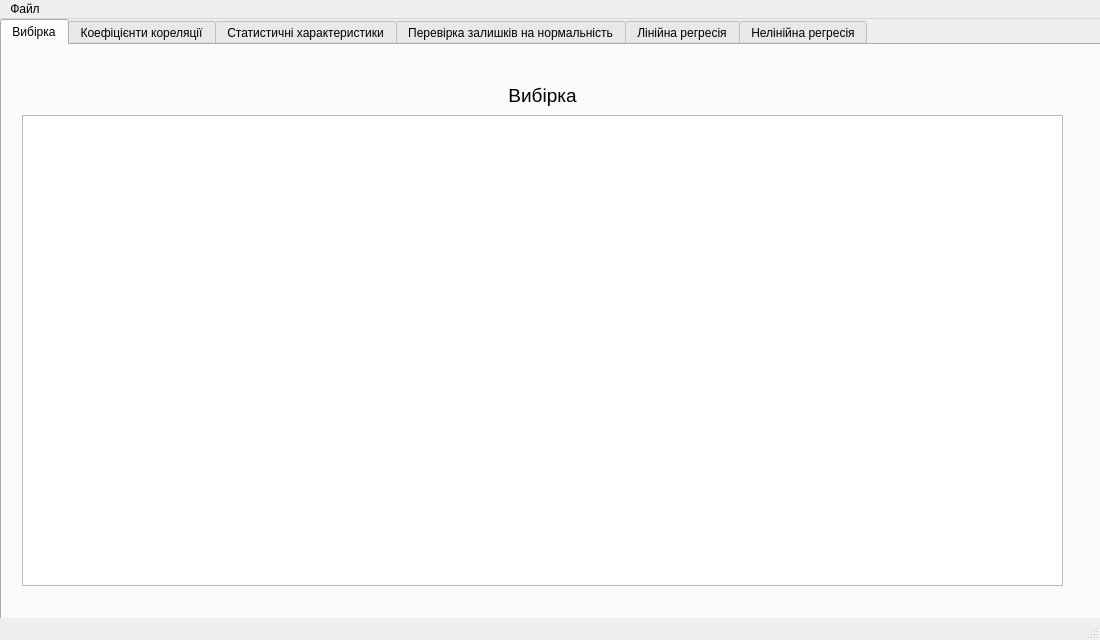
<?xml version="1.0" encoding="UTF-8"?>
<ui version="4.0">
 <class>MainWindow</class>
 <widget class="QMainWindow" name="MainWindow">
  <property name="geometry">
   <rect>
    <x>0</x>
    <y>0</y>
    <width>1100</width>
    <height>640</height>
   </rect>
  </property>
  <property name="sizePolicy">
   <sizepolicy hsizetype="Expanding" vsizetype="Expanding">
    <horstretch>0</horstretch>
    <verstretch>0</verstretch>
   </sizepolicy>
  </property>
  <property name="maximumSize">
   <size>
    <width>1100</width>
    <height>640</height>
   </size>
  </property>
  <property name="windowTitle">
   <string>Regression analysis app</string>
  </property>
  <widget class="QWidget" name="centralwidget">
   <widget class="QTabWidget" name="tabWidget">
    <property name="geometry">
     <rect>
      <x>0</x>
      <y>0</y>
      <width>1101</width>
      <height>621</height>
     </rect>
    </property>
    <property name="sizePolicy">
     <sizepolicy hsizetype="Maximum" vsizetype="Maximum">
      <horstretch>0</horstretch>
      <verstretch>0</verstretch>
     </sizepolicy>
    </property>
    <property name="font">
     <font>
      <pointsize>9</pointsize>
     </font>
    </property>
    <property name="currentIndex">
     <number>0</number>
    </property>
    <widget class="QWidget" name="tab">
     <attribute name="title">
      <string>Вибірка</string>
     </attribute>
     <widget class="QLabel" name="label">
      <property name="geometry">
       <rect>
        <x>20</x>
        <y>40</y>
        <width>1041</width>
        <height>21</height>
       </rect>
      </property>
      <property name="font">
       <font>
        <pointsize>14</pointsize>
       </font>
      </property>
      <property name="text">
       <string>Вибірка</string>
      </property>
      <property name="textFormat">
       <enum>Qt::AutoText</enum>
      </property>
      <property name="alignment">
       <set>Qt::AlignCenter</set>
      </property>
     </widget>
     <widget class="QTableWidget" name="tableSelection">
      <property name="geometry">
       <rect>
        <x>20</x>
        <y>70</y>
        <width>1041</width>
        <height>471</height>
       </rect>
      </property>
      <property name="horizontalScrollBarPolicy">
       <enum>Qt::ScrollBarAlwaysOff</enum>
      </property>
      <attribute name="horizontalHeaderDefaultSectionSize">
       <number>240</number>
      </attribute>
      <attribute name="horizontalHeaderStretchLastSection">
       <bool>true</bool>
      </attribute>
      <attribute name="verticalHeaderCascadingSectionResizes">
       <bool>false</bool>
      </attribute>
      <attribute name="verticalHeaderShowSortIndicator" stdset="0">
       <bool>false</bool>
      </attribute>
      <attribute name="verticalHeaderStretchLastSection">
       <bool>false</bool>
      </attribute>
     </widget>
    </widget>
    <widget class="QWidget" name="tab_2">
     <attribute name="title">
      <string>Коефіцієнти кореляції</string>
     </attribute>
     <widget class="QTableWidget" name="tableWidget_8">
      <property name="geometry">
       <rect>
        <x>30</x>
        <y>70</y>
        <width>1031</width>
        <height>271</height>
       </rect>
      </property>
      <property name="horizontalScrollBarPolicy">
       <enum>Qt::ScrollBarAlwaysOff</enum>
      </property>
      <attribute name="horizontalHeaderDefaultSectionSize">
       <number>140</number>
      </attribute>
      <attribute name="horizontalHeaderHighlightSections">
       <bool>true</bool>
      </attribute>
      <attribute name="horizontalHeaderStretchLastSection">
       <bool>true</bool>
      </attribute>
      <attribute name="verticalHeaderCascadingSectionResizes">
       <bool>false</bool>
      </attribute>
      <attribute name="verticalHeaderMinimumSectionSize">
       <number>30</number>
      </attribute>
      <attribute name="verticalHeaderDefaultSectionSize">
       <number>40</number>
      </attribute>
      <attribute name="verticalHeaderHighlightSections">
       <bool>true</bool>
      </attribute>
      <attribute name="verticalHeaderShowSortIndicator" stdset="0">
       <bool>false</bool>
      </attribute>
      <attribute name="verticalHeaderStretchLastSection">
       <bool>false</bool>
      </attribute>
      <column>
       <property name="text">
        <string>Коефіцієнт
кореляції </string>
       </property>
      </column>
      <column>
       <property name="text">
        <string>Оцінка</string>
       </property>
      </column>
      <column>
       <property name="text">
        <string>Довірчий інтервал</string>
       </property>
      </column>
      <column>
       <property name="text">
        <string>Статистика</string>
       </property>
      </column>
      <column>
       <property name="text">
        <string>Квантиль</string>
       </property>
      </column>
      <column>
       <property name="text">
        <string>Висновок
(значущий/
незначущий)</string>
       </property>
      </column>
      <column>
       <property name="text">
        <string>Висновок щодо
наявності
взаємозв’язку
(є/немає) </string>
       </property>
      </column>
     </widget>
     <widget class="QLabel" name="label_7">
      <property name="geometry">
       <rect>
        <x>30</x>
        <y>30</y>
        <width>1021</width>
        <height>21</height>
       </rect>
      </property>
      <property name="font">
       <font>
        <pointsize>14</pointsize>
       </font>
      </property>
      <property name="text">
       <string>Коефіцієнти кореляції</string>
      </property>
      <property name="textFormat">
       <enum>Qt::AutoText</enum>
      </property>
      <property name="alignment">
       <set>Qt::AlignCenter</set>
      </property>
     </widget>
     <widget class="QTableWidget" name="tableWidget_9">
      <property name="geometry">
       <rect>
        <x>30</x>
        <y>390</y>
        <width>1031</width>
        <height>141</height>
       </rect>
      </property>
      <property name="horizontalScrollBarPolicy">
       <enum>Qt::ScrollBarAlwaysOff</enum>
      </property>
      <attribute name="horizontalHeaderDefaultSectionSize">
       <number>140</number>
      </attribute>
      <attribute name="horizontalHeaderHighlightSections">
       <bool>true</bool>
      </attribute>
      <attribute name="horizontalHeaderStretchLastSection">
       <bool>true</bool>
      </attribute>
      <attribute name="verticalHeaderCascadingSectionResizes">
       <bool>false</bool>
      </attribute>
      <attribute name="verticalHeaderMinimumSectionSize">
       <number>30</number>
      </attribute>
      <attribute name="verticalHeaderDefaultSectionSize">
       <number>40</number>
      </attribute>
      <attribute name="verticalHeaderHighlightSections">
       <bool>true</bool>
      </attribute>
      <attribute name="verticalHeaderShowSortIndicator" stdset="0">
       <bool>false</bool>
      </attribute>
      <attribute name="verticalHeaderStretchLastSection">
       <bool>false</bool>
      </attribute>
      <column>
       <property name="text">
        <string>Оцінка коефіцієнта
Пірсона (за
переформованим
масивом)</string>
       </property>
      </column>
      <column>
       <property name="text">
        <string>Оцінка
кореляційного
відношення </string>
       </property>
      </column>
      <column>
       <property name="text">
        <string>Статистика</string>
       </property>
      </column>
      <column>
       <property name="text">
        <string>Квантиль</string>
       </property>
      </column>
      <column>
       <property name="text">
        <string>Висновок
(рівні/
нерівні)</string>
       </property>
      </column>
      <column>
       <property name="text">
        <string>Висновок щодо
виду залежності
(лінійна/нелінійна)</string>
       </property>
      </column>
     </widget>
    </widget>
    <widget class="QWidget" name="tab_4">
     <attribute name="title">
      <string>Статистичні характеристики</string>
     </attribute>
     <widget class="QTableWidget" name="tableWidget_11">
      <property name="geometry">
       <rect>
        <x>30</x>
        <y>110</y>
        <width>491</width>
        <height>411</height>
       </rect>
      </property>
      <property name="horizontalScrollBarPolicy">
       <enum>Qt::ScrollBarAlwaysOff</enum>
      </property>
      <attribute name="horizontalHeaderCascadingSectionResizes">
       <bool>false</bool>
      </attribute>
      <attribute name="horizontalHeaderMinimumSectionSize">
       <number>40</number>
      </attribute>
      <attribute name="horizontalHeaderDefaultSectionSize">
       <number>160</number>
      </attribute>
      <attribute name="horizontalHeaderShowSortIndicator" stdset="0">
       <bool>false</bool>
      </attribute>
      <attribute name="horizontalHeaderStretchLastSection">
       <bool>true</bool>
      </attribute>
      <attribute name="verticalHeaderCascadingSectionResizes">
       <bool>false</bool>
      </attribute>
      <attribute name="verticalHeaderMinimumSectionSize">
       <number>40</number>
      </attribute>
      <attribute name="verticalHeaderShowSortIndicator" stdset="0">
       <bool>false</bool>
      </attribute>
      <attribute name="verticalHeaderStretchLastSection">
       <bool>false</bool>
      </attribute>
      <column>
       <property name="text">
        <string>Параметр</string>
       </property>
      </column>
      <column>
       <property name="text">
        <string>Значення</string>
       </property>
      </column>
      <column>
       <property name="text">
        <string>Довірчий інтервал</string>
       </property>
      </column>
     </widget>
     <widget class="QLabel" name="label_10">
      <property name="geometry">
       <rect>
        <x>90</x>
        <y>30</y>
        <width>931</width>
        <height>21</height>
       </rect>
      </property>
      <property name="font">
       <font>
        <pointsize>14</pointsize>
       </font>
      </property>
      <property name="text">
       <string>Статистичні характеристики</string>
      </property>
      <property name="textFormat">
       <enum>Qt::AutoText</enum>
      </property>
      <property name="alignment">
       <set>Qt::AlignCenter</set>
      </property>
     </widget>
     <widget class="QTableWidget" name="tableWidget_12">
      <property name="geometry">
       <rect>
        <x>570</x>
        <y>110</y>
        <width>491</width>
        <height>411</height>
       </rect>
      </property>
      <property name="horizontalScrollBarPolicy">
       <enum>Qt::ScrollBarAlwaysOff</enum>
      </property>
      <attribute name="horizontalHeaderCascadingSectionResizes">
       <bool>false</bool>
      </attribute>
      <attribute name="horizontalHeaderMinimumSectionSize">
       <number>40</number>
      </attribute>
      <attribute name="horizontalHeaderDefaultSectionSize">
       <number>160</number>
      </attribute>
      <attribute name="horizontalHeaderShowSortIndicator" stdset="0">
       <bool>false</bool>
      </attribute>
      <attribute name="horizontalHeaderStretchLastSection">
       <bool>true</bool>
      </attribute>
      <attribute name="verticalHeaderCascadingSectionResizes">
       <bool>false</bool>
      </attribute>
      <attribute name="verticalHeaderMinimumSectionSize">
       <number>40</number>
      </attribute>
      <attribute name="verticalHeaderShowSortIndicator" stdset="0">
       <bool>false</bool>
      </attribute>
      <attribute name="verticalHeaderStretchLastSection">
       <bool>false</bool>
      </attribute>
      <column>
       <property name="text">
        <string>Параметр</string>
       </property>
      </column>
      <column>
       <property name="text">
        <string>Значення</string>
       </property>
      </column>
      <column>
       <property name="text">
        <string>Довірчий інтервал</string>
       </property>
      </column>
     </widget>
     <widget class="QLabel" name="label_11">
      <property name="geometry">
       <rect>
        <x>30</x>
        <y>80</y>
        <width>491</width>
        <height>21</height>
       </rect>
      </property>
      <property name="font">
       <font>
        <pointsize>14</pointsize>
       </font>
      </property>
      <property name="text">
       <string>Для x</string>
      </property>
      <property name="textFormat">
       <enum>Qt::AutoText</enum>
      </property>
      <property name="alignment">
       <set>Qt::AlignCenter</set>
      </property>
     </widget>
     <widget class="QLabel" name="label_12">
      <property name="geometry">
       <rect>
        <x>570</x>
        <y>80</y>
        <width>491</width>
        <height>21</height>
       </rect>
      </property>
      <property name="font">
       <font>
        <pointsize>14</pointsize>
       </font>
      </property>
      <property name="text">
       <string>Для y</string>
      </property>
      <property name="textFormat">
       <enum>Qt::AutoText</enum>
      </property>
      <property name="alignment">
       <set>Qt::AlignCenter</set>
      </property>
     </widget>
    </widget>
    <widget class="QWidget" name="tab_3">
     <attribute name="title">
      <string>Перевірка залишків на нормальність</string>
     </attribute>
     <widget class="QTableWidget" name="tableResidualsNorm">
      <property name="geometry">
       <rect>
        <x>140</x>
        <y>100</y>
        <width>791</width>
        <height>151</height>
       </rect>
      </property>
      <property name="horizontalScrollBarPolicy">
       <enum>Qt::ScrollBarAlwaysOff</enum>
      </property>
      <attribute name="horizontalHeaderVisible">
       <bool>false</bool>
      </attribute>
      <attribute name="horizontalHeaderCascadingSectionResizes">
       <bool>false</bool>
      </attribute>
      <attribute name="horizontalHeaderMinimumSectionSize">
       <number>40</number>
      </attribute>
      <attribute name="horizontalHeaderDefaultSectionSize">
       <number>260</number>
      </attribute>
      <attribute name="horizontalHeaderHighlightSections">
       <bool>true</bool>
      </attribute>
      <attribute name="horizontalHeaderShowSortIndicator" stdset="0">
       <bool>false</bool>
      </attribute>
      <attribute name="horizontalHeaderStretchLastSection">
       <bool>true</bool>
      </attribute>
      <attribute name="verticalHeaderVisible">
       <bool>false</bool>
      </attribute>
      <attribute name="verticalHeaderCascadingSectionResizes">
       <bool>false</bool>
      </attribute>
      <attribute name="verticalHeaderShowSortIndicator" stdset="0">
       <bool>false</bool>
      </attribute>
      <attribute name="verticalHeaderStretchLastSection">
       <bool>false</bool>
      </attribute>
      <column>
       <property name="text">
        <string/>
       </property>
      </column>
      <column>
       <property name="text">
        <string>Результат</string>
       </property>
      </column>
     </widget>
     <widget class="QLabel" name="label_9">
      <property name="geometry">
       <rect>
        <x>140</x>
        <y>60</y>
        <width>791</width>
        <height>21</height>
       </rect>
      </property>
      <property name="font">
       <font>
        <pointsize>14</pointsize>
       </font>
      </property>
      <property name="text">
       <string>Ідентифікація нормального розподілу за коефіцієнтами асиметрії та ексцесу</string>
      </property>
      <property name="textFormat">
       <enum>Qt::AutoText</enum>
      </property>
      <property name="alignment">
       <set>Qt::AlignCenter</set>
      </property>
     </widget>
    </widget>
    <widget class="QWidget" name="tab_5">
     <attribute name="title">
      <string>Лінійна регресія</string>
     </attribute>
     <widget class="QTableWidget" name="tableRegression">
      <property name="geometry">
       <rect>
        <x>30</x>
        <y>280</y>
        <width>1031</width>
        <height>151</height>
       </rect>
      </property>
      <property name="horizontalScrollBarPolicy">
       <enum>Qt::ScrollBarAlwaysOff</enum>
      </property>
      <attribute name="horizontalHeaderCascadingSectionResizes">
       <bool>false</bool>
      </attribute>
      <attribute name="horizontalHeaderMinimumSectionSize">
       <number>40</number>
      </attribute>
      <attribute name="horizontalHeaderDefaultSectionSize">
       <number>140</number>
      </attribute>
      <attribute name="horizontalHeaderHighlightSections">
       <bool>true</bool>
      </attribute>
      <attribute name="horizontalHeaderShowSortIndicator" stdset="0">
       <bool>false</bool>
      </attribute>
      <attribute name="horizontalHeaderStretchLastSection">
       <bool>true</bool>
      </attribute>
      <attribute name="verticalHeaderCascadingSectionResizes">
       <bool>false</bool>
      </attribute>
      <attribute name="verticalHeaderMinimumSectionSize">
       <number>30</number>
      </attribute>
      <attribute name="verticalHeaderDefaultSectionSize">
       <number>40</number>
      </attribute>
      <attribute name="verticalHeaderHighlightSections">
       <bool>true</bool>
      </attribute>
      <attribute name="verticalHeaderShowSortIndicator" stdset="0">
       <bool>false</bool>
      </attribute>
      <attribute name="verticalHeaderStretchLastSection">
       <bool>false</bool>
      </attribute>
      <column>
       <property name="text">
        <string>Параметр</string>
       </property>
      </column>
      <column>
       <property name="text">
        <string>Значення оцінки 
параметра</string>
       </property>
      </column>
      <column>
       <property name="text">
        <string>Середньоквадратичне
відхилення оцінки </string>
       </property>
      </column>
      <column>
       <property name="text">
        <string>95% довірчий
інтервал</string>
       </property>
      </column>
      <column>
       <property name="text">
        <string>Статистика</string>
       </property>
      </column>
      <column>
       <property name="text">
        <string>Квантиль</string>
       </property>
      </column>
      <column>
       <property name="text">
        <string>Значущість</string>
       </property>
      </column>
     </widget>
     <widget class="QLabel" name="labelResidualVariance">
      <property name="geometry">
       <rect>
        <x>600</x>
        <y>20</y>
        <width>400</width>
        <height>20</height>
       </rect>
      </property>
      <property name="font">
       <font>
        <pointsize>12</pointsize>
       </font>
      </property>
      <property name="text">
       <string>Залишкова дисперсія:</string>
      </property>
     </widget>
     <widget class="QLabel" name="labelDeterminationCoeff">
      <property name="geometry">
       <rect>
        <x>600</x>
        <y>50</y>
        <width>400</width>
        <height>20</height>
       </rect>
      </property>
      <property name="font">
       <font>
        <pointsize>12</pointsize>
       </font>
      </property>
      <property name="text">
       <string>Коефіцієнт детермінації:</string>
      </property>
     </widget>
     <widget class="QLabel" name="labelFtest">
      <property name="geometry">
       <rect>
        <x>600</x>
        <y>80</y>
        <width>400</width>
        <height>20</height>
       </rect>
      </property>
      <property name="font">
       <font>
        <pointsize>12</pointsize>
       </font>
      </property>
      <property name="text">
       <string>Результати F-тесту</string>
      </property>
     </widget>
     <widget class="QLabel" name="labelFtestStats">
      <property name="geometry">
       <rect>
        <x>620</x>
        <y>110</y>
        <width>400</width>
        <height>20</height>
       </rect>
      </property>
      <property name="font">
       <font>
        <pointsize>12</pointsize>
       </font>
      </property>
      <property name="text">
       <string>Статистика:</string>
      </property>
     </widget>
     <widget class="QLabel" name="labelFtestQuantile">
      <property name="geometry">
       <rect>
        <x>620</x>
        <y>140</y>
        <width>400</width>
        <height>20</height>
       </rect>
      </property>
      <property name="font">
       <font>
        <pointsize>12</pointsize>
       </font>
      </property>
      <property name="text">
       <string>Квантиль:</string>
      </property>
     </widget>
     <widget class="QLabel" name="labelFtestResult">
      <property name="geometry">
       <rect>
        <x>620</x>
        <y>170</y>
        <width>400</width>
        <height>20</height>
       </rect>
      </property>
      <property name="font">
       <font>
        <pointsize>12</pointsize>
       </font>
      </property>
      <property name="text">
       <string>Висновок:</string>
      </property>
     </widget>
     <widget class="QWidget" name="widgetChart_3" native="true">
      <property name="geometry">
       <rect>
        <x>30</x>
        <y>10</y>
        <width>481</width>
        <height>261</height>
       </rect>
      </property>
     </widget>
     <widget class="QComboBox" name="cmbDependentIndicator">
      <property name="geometry">
       <rect>
        <x>30</x>
        <y>540</y>
        <width>140</width>
        <height>22</height>
       </rect>
      </property>
      <property name="font">
       <font>
        <pointsize>10</pointsize>
       </font>
      </property>
     </widget>
     <widget class="QLabel" name="labelDependentIndicator">
      <property name="geometry">
       <rect>
        <x>30</x>
        <y>510</y>
        <width>151</width>
        <height>21</height>
       </rect>
      </property>
      <property name="font">
       <font>
        <pointsize>10</pointsize>
       </font>
      </property>
      <property name="text">
       <string>Залежний показник:</string>
      </property>
     </widget>
     <widget class="QPushButton" name="btnRestoreLinearRegression">
      <property name="geometry">
       <rect>
        <x>510</x>
        <y>490</y>
        <width>141</width>
        <height>41</height>
       </rect>
      </property>
      <property name="font">
       <font>
        <pointsize>10</pointsize>
       </font>
      </property>
      <property name="text">
       <string>Відновити регресію</string>
      </property>
     </widget>
     <widget class="QComboBox" name="cmbIndependentIndicator">
      <property name="geometry">
       <rect>
        <x>30</x>
        <y>480</y>
        <width>140</width>
        <height>22</height>
       </rect>
      </property>
      <property name="font">
       <font>
        <pointsize>10</pointsize>
       </font>
      </property>
     </widget>
     <widget class="QLabel" name="labelIndependentIndicator">
      <property name="geometry">
       <rect>
        <x>30</x>
        <y>450</y>
        <width>151</width>
        <height>21</height>
       </rect>
      </property>
      <property name="font">
       <font>
        <pointsize>10</pointsize>
       </font>
      </property>
      <property name="text">
       <string>Неалежний показник:</string>
      </property>
     </widget>
     <widget class="QGroupBox" name="groupBox">
      <property name="geometry">
       <rect>
        <x>210</x>
        <y>460</y>
        <width>261</width>
        <height>101</height>
       </rect>
      </property>
      <property name="font">
       <font>
        <pointsize>10</pointsize>
       </font>
      </property>
      <property name="title">
       <string/>
      </property>
      <widget class="QRadioButton" name="rbUnivariateRegression">
       <property name="geometry">
        <rect>
         <x>10</x>
         <y>20</y>
         <width>241</width>
         <height>20</height>
        </rect>
       </property>
       <property name="font">
        <font>
         <pointsize>10</pointsize>
        </font>
       </property>
       <property name="text">
        <string>Відновлення одновимірноїї регресії</string>
       </property>
      </widget>
      <widget class="QRadioButton" name="rbMultivariateRegression">
       <property name="geometry">
        <rect>
         <x>10</x>
         <y>60</y>
         <width>241</width>
         <height>20</height>
        </rect>
       </property>
       <property name="font">
        <font>
         <pointsize>10</pointsize>
        </font>
       </property>
       <property name="text">
        <string>Відновлення багатовимірної регресії</string>
       </property>
      </widget>
     </widget>
    </widget>
    <widget class="QWidget" name="tab_6">
     <attribute name="title">
      <string>Нелінійна регресія</string>
     </attribute>
     <widget class="QTableWidget" name="tableNonlinearRegression">
      <property name="geometry">
       <rect>
        <x>30</x>
        <y>280</y>
        <width>1031</width>
        <height>151</height>
       </rect>
      </property>
      <property name="horizontalScrollBarPolicy">
       <enum>Qt::ScrollBarAlwaysOff</enum>
      </property>
      <attribute name="horizontalHeaderCascadingSectionResizes">
       <bool>false</bool>
      </attribute>
      <attribute name="horizontalHeaderMinimumSectionSize">
       <number>40</number>
      </attribute>
      <attribute name="horizontalHeaderDefaultSectionSize">
       <number>140</number>
      </attribute>
      <attribute name="horizontalHeaderHighlightSections">
       <bool>true</bool>
      </attribute>
      <attribute name="horizontalHeaderShowSortIndicator" stdset="0">
       <bool>false</bool>
      </attribute>
      <attribute name="horizontalHeaderStretchLastSection">
       <bool>true</bool>
      </attribute>
      <attribute name="verticalHeaderCascadingSectionResizes">
       <bool>false</bool>
      </attribute>
      <attribute name="verticalHeaderMinimumSectionSize">
       <number>30</number>
      </attribute>
      <attribute name="verticalHeaderDefaultSectionSize">
       <number>40</number>
      </attribute>
      <attribute name="verticalHeaderHighlightSections">
       <bool>true</bool>
      </attribute>
      <attribute name="verticalHeaderShowSortIndicator" stdset="0">
       <bool>false</bool>
      </attribute>
      <attribute name="verticalHeaderStretchLastSection">
       <bool>false</bool>
      </attribute>
      <column>
       <property name="text">
        <string>Параметр</string>
       </property>
      </column>
      <column>
       <property name="text">
        <string>Значення оцінки 
параметра</string>
       </property>
      </column>
      <column>
       <property name="text">
        <string>Середньоквадратичне
відхилення оцінки </string>
       </property>
      </column>
      <column>
       <property name="text">
        <string>95% довірчий
інтервал</string>
       </property>
      </column>
      <column>
       <property name="text">
        <string>Статистика</string>
       </property>
      </column>
      <column>
       <property name="text">
        <string>Квантиль</string>
       </property>
      </column>
      <column>
       <property name="text">
        <string>Значущість</string>
       </property>
      </column>
     </widget>
     <widget class="QWidget" name="widgetChart_4" native="true">
      <property name="geometry">
       <rect>
        <x>30</x>
        <y>10</y>
        <width>481</width>
        <height>261</height>
       </rect>
      </property>
     </widget>
     <widget class="QLabel" name="labelFtestQuantile_2">
      <property name="geometry">
       <rect>
        <x>620</x>
        <y>140</y>
        <width>400</width>
        <height>20</height>
       </rect>
      </property>
      <property name="font">
       <font>
        <pointsize>12</pointsize>
       </font>
      </property>
      <property name="text">
       <string>Квантиль:</string>
      </property>
     </widget>
     <widget class="QLabel" name="labelFtest_2">
      <property name="geometry">
       <rect>
        <x>600</x>
        <y>80</y>
        <width>400</width>
        <height>20</height>
       </rect>
      </property>
      <property name="font">
       <font>
        <pointsize>12</pointsize>
       </font>
      </property>
      <property name="text">
       <string>Результати F-тесту</string>
      </property>
     </widget>
     <widget class="QLabel" name="labelFtestResult_2">
      <property name="geometry">
       <rect>
        <x>620</x>
        <y>170</y>
        <width>400</width>
        <height>20</height>
       </rect>
      </property>
      <property name="font">
       <font>
        <pointsize>12</pointsize>
       </font>
      </property>
      <property name="text">
       <string>Висновок:</string>
      </property>
     </widget>
     <widget class="QLabel" name="labelFtestStats_2">
      <property name="geometry">
       <rect>
        <x>620</x>
        <y>110</y>
        <width>400</width>
        <height>20</height>
       </rect>
      </property>
      <property name="font">
       <font>
        <pointsize>12</pointsize>
       </font>
      </property>
      <property name="text">
       <string>Статистика:</string>
      </property>
     </widget>
     <widget class="QLabel" name="labelDeterminationCoeff_2">
      <property name="geometry">
       <rect>
        <x>600</x>
        <y>50</y>
        <width>400</width>
        <height>20</height>
       </rect>
      </property>
      <property name="font">
       <font>
        <pointsize>12</pointsize>
       </font>
      </property>
      <property name="text">
       <string>Коефіцієнт детермінації:</string>
      </property>
     </widget>
     <widget class="QLabel" name="labelResidualVariance_2">
      <property name="geometry">
       <rect>
        <x>600</x>
        <y>20</y>
        <width>400</width>
        <height>20</height>
       </rect>
      </property>
      <property name="font">
       <font>
        <pointsize>12</pointsize>
       </font>
      </property>
      <property name="text">
       <string>Залишкова дисперсія:</string>
      </property>
     </widget>
     <widget class="QPushButton" name="btnRestoreNonlinearRegression">
      <property name="geometry">
       <rect>
        <x>210</x>
        <y>490</y>
        <width>141</width>
        <height>41</height>
       </rect>
      </property>
      <property name="font">
       <font>
        <pointsize>10</pointsize>
       </font>
      </property>
      <property name="text">
       <string>Відновити регресію</string>
      </property>
     </widget>
     <widget class="QLabel" name="labelIndependentIndicator_2">
      <property name="geometry">
       <rect>
        <x>30</x>
        <y>450</y>
        <width>151</width>
        <height>21</height>
       </rect>
      </property>
      <property name="font">
       <font>
        <pointsize>10</pointsize>
       </font>
      </property>
      <property name="text">
       <string>Неалежний показник:</string>
      </property>
     </widget>
     <widget class="QComboBox" name="cmbIndependentIndicator_2">
      <property name="geometry">
       <rect>
        <x>30</x>
        <y>480</y>
        <width>140</width>
        <height>22</height>
       </rect>
      </property>
      <property name="font">
       <font>
        <pointsize>10</pointsize>
       </font>
      </property>
     </widget>
     <widget class="QLabel" name="labelDependentIndicator_2">
      <property name="geometry">
       <rect>
        <x>30</x>
        <y>510</y>
        <width>151</width>
        <height>21</height>
       </rect>
      </property>
      <property name="font">
       <font>
        <pointsize>10</pointsize>
       </font>
      </property>
      <property name="text">
       <string>Залежний показник:</string>
      </property>
     </widget>
     <widget class="QComboBox" name="cmbDependentIndicator_2">
      <property name="geometry">
       <rect>
        <x>30</x>
        <y>540</y>
        <width>140</width>
        <height>22</height>
       </rect>
      </property>
      <property name="font">
       <font>
        <pointsize>10</pointsize>
       </font>
      </property>
     </widget>
    </widget>
   </widget>
  </widget>
  <widget class="QMenuBar" name="menubar">
   <property name="geometry">
    <rect>
     <x>0</x>
     <y>0</y>
     <width>1100</width>
     <height>22</height>
    </rect>
   </property>
   <widget class="QMenu" name="menufile">
    <property name="title">
     <string>Файл</string>
    </property>
    <addaction name="action"/>
    <addaction name="action_3"/>
   </widget>
   <addaction name="menufile"/>
  </widget>
  <widget class="QStatusBar" name="statusbar"/>
  <action name="action">
   <property name="text">
    <string>Завантажити одновимірні дані</string>
   </property>
  </action>
  <action name="action_2">
   <property name="text">
    <string>Завантажити незалежні вибірки</string>
   </property>
  </action>
  <action name="action_3">
   <property name="text">
    <string>Завантажити багатовимірні дані</string>
   </property>
  </action>
 </widget>
 <resources/>
 <connections/>
</ui>
